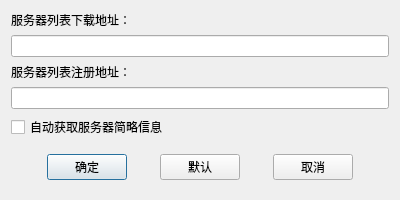
<?xml version="1.0" encoding="UTF-8"?>
<ui version="4.0">
 <class>DialogSLSettings</class>
 <widget class="QDialog" name="DialogSLSettings">
  <property name="geometry">
   <rect>
    <x>0</x>
    <y>0</y>
    <width>400</width>
    <height>190</height>
   </rect>
  </property>
  <property name="windowTitle">
   <string>高级设置</string>
  </property>
  <property name="modal">
   <bool>true</bool>
  </property>
  <layout class="QVBoxLayout" name="verticalLayout">
   <item>
    <widget class="QLabel" name="label">
     <property name="text">
      <string>服务器列表下载地址：</string>
     </property>
    </widget>
   </item>
   <item>
    <widget class="QLineEdit" name="lineEditDownload"/>
   </item>
   <item>
    <widget class="QLabel" name="label_2">
     <property name="text">
      <string>服务器列表注册地址：</string>
     </property>
    </widget>
   </item>
   <item>
    <widget class="QLineEdit" name="lineEditReg"/>
   </item>
   <item>
    <widget class="QCheckBox" name="checkBoxAutoGetInfo">
     <property name="text">
      <string>自动获取服务器简略信息</string>
     </property>
    </widget>
   </item>
   <item>
    <spacer name="verticalSpacer">
     <property name="orientation">
      <enum>Qt::Vertical</enum>
     </property>
     <property name="sizeHint" stdset="0">
      <size>
       <width>20</width>
       <height>47</height>
      </size>
     </property>
    </spacer>
   </item>
   <item>
    <widget class="QWidget" name="widget" native="true">
     <layout class="QHBoxLayout" name="horizontalLayout">
      <item>
       <widget class="QPushButton" name="pushButtonOK">
        <property name="sizePolicy">
         <sizepolicy hsizetype="Fixed" vsizetype="Fixed">
          <horstretch>0</horstretch>
          <verstretch>0</verstretch>
         </sizepolicy>
        </property>
        <property name="text">
         <string>确定</string>
        </property>
        <property name="default">
         <bool>true</bool>
        </property>
       </widget>
      </item>
      <item>
       <widget class="QPushButton" name="pushButtonDefualt">
        <property name="sizePolicy">
         <sizepolicy hsizetype="Fixed" vsizetype="Fixed">
          <horstretch>0</horstretch>
          <verstretch>0</verstretch>
         </sizepolicy>
        </property>
        <property name="text">
         <string>默认</string>
        </property>
       </widget>
      </item>
      <item>
       <widget class="QPushButton" name="pushButtonCancel">
        <property name="sizePolicy">
         <sizepolicy hsizetype="Fixed" vsizetype="Fixed">
          <horstretch>0</horstretch>
          <verstretch>0</verstretch>
         </sizepolicy>
        </property>
        <property name="text">
         <string>取消</string>
        </property>
       </widget>
      </item>
     </layout>
    </widget>
   </item>
  </layout>
 </widget>
 <resources/>
 <connections/>
</ui>
